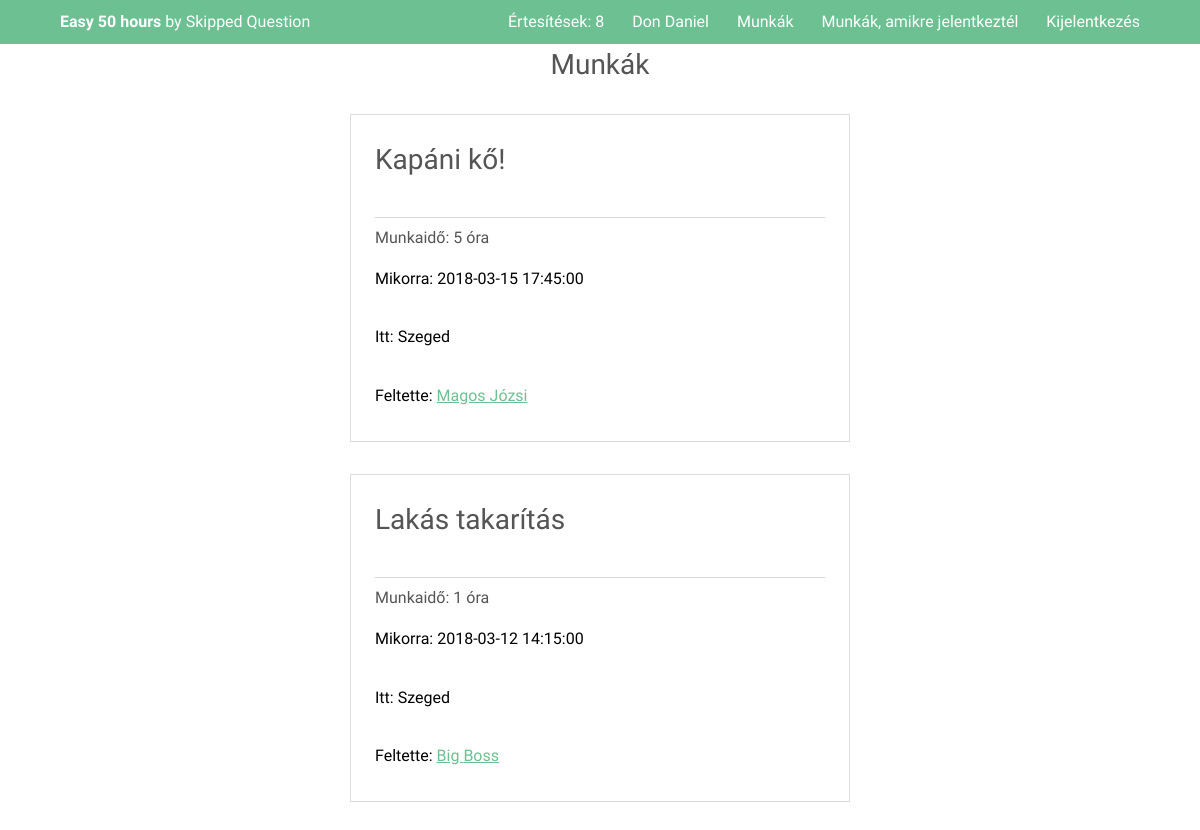
The page /Browse_Jobs.php (signed in) on the database its author committed.
### tables this page shows
CREATE TABLE IF NOT EXISTS `felhasznalok` (
  `id` int(11) NOT NULL AUTO_INCREMENT,
  `keresztnev` varchar(255) NOT NULL,
  `vezeteknev` varchar(255) NOT NULL,
  `email` varchar(255) NOT NULL,
  `jelszo` varchar(255) NOT NULL,
  `email_megerosito` varchar(255) NOT NULL,
  `profil_kep_allapot` int(11) NOT NULL DEFAULT '0',
  `felhasznalo_tipus` tinyint(4) NOT NULL,
  `telefonszam` varchar(50) DEFAULT NULL,
  `facebook_id` varchar(255) DEFAULT NULL,
  `bemutatkozas` text,
  `iskola_id` int(11) DEFAULT NULL,
  `diakigazolvany_szam` varchar(255) DEFAULT NULL,
  `oraszam` int(11) DEFAULT NULL,
  PRIMARY KEY (`id`),
  KEY `iskola_id` (`iskola_id`)
);

CREATE TABLE IF NOT EXISTS `ajanlatok` (
  `id` int(11) NOT NULL AUTO_INCREMENT,
  `munkaado_id` int(11) NOT NULL,
  `felajanlott_oraszam` int(11) NOT NULL,
  `cim` varchar(255) NOT NULL,
  `leiras` text NOT NULL,
  `helyszin` varchar(500) NOT NULL,
  `feltoltve` datetime DEFAULT NULL,
  `munka_idopont` datetime DEFAULT NULL,
  PRIMARY KEY (`id`),
  KEY `munkaado_id` (`munkaado_id`)
);

### Classes/Dbh.php (called while the page is built, shortened)
<?php
class Dbh{
    public function connect(){
        $this->dbServername = "localhost";
        $this->dbUsername = "root";
        $this->password = "";
        $this->dbName = "code4good";
        $this->charset = "utf8mb4";
        try{
        $dsn = 'mysql:host='.$this->dbServername.';dbname='.$this->dbName.';charset='.$this->charset;
        $pdo = new PDO($dsn , $this->dbUsername , $this->password);
        $pdo->setAttribute(PDO::ATTR_ERRMODE, PDO::ERRMODE_EXCEPTION);
        return $pdo;
        }
        catch(PDOException $e){
            echo 'Connection failed: '.$e->getMessage();
        }
    }
}

### Classes/Person.php (called while the page is built, shortened)
<?php
abstract class Person extends Dbh{
    public $id;
    public function setId($id){
        $this->id = $id;
    }
    public function setFirstName($firstName){
        $this->firstName = $firstName;
    }
    public function setLastName($lastName){
        $this->lastName = $lastName;
    }
    public function setUserType($userType){
        $this->userType = $userType;
    }
    public function setAllFromDB(){
        $sqlPerson = $this->connect()->prepare("SELECT * FROM felhasznalok WHERE id = ? ;");
        $sqlPerson->execute([$this->id]);
        $person = $sqlPerson->fetch();
        return $person;
    }
    public static function createPerson($id){
        $pdo = new Dbh;
        $sqlUserType = $pdo->connect()->prepare("SELECT felhasznalo_tipus FROM felhasznalok WHERE id = ? ;");
        $sqlUserType->execute([$id]);
        $userType = $sqlUserType->fetch();
        if($userType['felhasznalo_tipus'] === '0'){
            $student = new Student;
            $student->setId($id);
            return $student;
        }
        else if($userType['felhasznalo_tipus'] === '1'){
            $employer = new Employer;
            $employer->setId($id);
            return $employer;
        }
    }
}

### Classes/Student.php (called while the page is built, shortened)
<?php
class Student extends Person{
    public function setAllFromDB(){
        $person = parent::setAllFromDB();
    }
}

### Classes/BrowseJobs.php (called while the page is built)
<?php
class BrowseJobs extends Dbh{
    public function getALlPostIds($condition){
        $allPostIds = array();
        $sqlAllPostIds = $this->connect()->query('SELECT id FROM ajanlatok '.$condition.';');
        if($sqlAllPostIds->rowCount()){
            while($row = $sqlAllPostIds->fetch()) {
                array_push($allPostIds , $row['id']);
            }
            return $allPostIds;
        }
        else{
            return 0;
        }
    }
}

### Classes/JobPost.php (called while the page is built, shortened)
<?php
class JobPost extends Dbh{
    public $id;
    public $ownerId;
    public function setId($id){
        $this->id = $id;
    }
    public function setOwnerId($ownerId){
        $this->ownerId = $ownerId;
    }
    public function setOfferedHours($offeredHours){
        $this->offeredHours = $offeredHours;
    }
    public function setTitle($title){
        $this->title = $title;
    }
    public function setLocation($location){
        $this->location = $location;
    }
    public function setAppointment($appointment){
        $this->appointment = $appointment;
    }
    public function getOwner(){
        $owner = new Employer();
        $owner->setId($this->ownerId);
        return $owner;
    }
    public function setAllFromDB(){
        $sqlPost = $this->connect()->prepare("SELECT * FROM ajanlatok WHERE id =? ;");
        $sqlPost->execute([$this->id]);
    }
}

### Classes/Employer.php (called while the page is built, shortened)
<?php
class Employer extends Person{
    public function setAllFromDB(){
        $person = parent::setAllFromDB();
    }
}

### Browse_Jobs.php (the view)
<?php
include_once 'Header.php';
include_once 'Classes/BrowseJobs.php';
include_once 'Classes/JobPost.php';
$userNotApplied = "";
if(isset($_SESSION['userId'])){
    $userNotApplied = 'AND jelentkezo_id != "'.$_SESSION['userId'].'"';
}
$condition = 'WHERE id NOT IN (SELECT ajanlat_id FROM ajanlatokra_jelentkezesek WHERE (elfogadva = "1" '.$userNotApplied.' ))';
$jobBrowser = new BrowseJobs;
$allPostIds = $jobBrowser->getAllPostIds($condition);
$allPosts = array();
if ($allPostIds === 0){
    echo '<h2>Nincs ajánlat</h2>';
}
else{
foreach ($allPostIds as $postId){
    $jobPost = new JobPost;
    $jobPost->setId($postId);
    $jobPost->setAllFromDB();
    $allPosts[] = $jobPost;
}
?>
<div class="inner 6u 8u$(small) align-center">
    <h3>Munkák</h3>
</div>
<ul class="alt inner 5u 10u$(small)">
<?php
foreach($allPosts as $post){
    $owner = $post->getOwner();
    $owner->setAllFromDB();
    ?>
    <div class="box">
        <a href="Job.php?id=<?= $post->id ?>" style="text-decoration: none; color: BLACK;">
        <li>
          <h3><?= $post->title ?></h3>
        </li>
        <li>
            <h1>Munkaidő: <?= $post->offeredHours ?> óra</h1>
            <p>Mikorra: <?= $post->appointment ?></p>
            <p>Itt: <?= $post->location ?></p>
            <p>Feltette: <a href="Profile.php?id=<?= $owner->id?>"><?= $owner->lastName ?> <?= $owner->firstName ?></a></p>
        </li>
        </a>
    </div>
        <?php
}
    ?>
</ul>
    <?php
}
include 'Footer.php';
?>

### Header.php (shortened to what this page needs)
<?php
include_once 'Classes/Dbh.php';
include_once 'Classes/Person.php';
include_once 'Classes/Employer.php';
include_once 'Classes/Student.php';
$bodyClass = "subpage";
$homePage = 'Welcome.php';
if(isset($_SESSION['userId'])){
    $user = Person::createPerson($_SESSION['userId']);
    $user->setAllFromDB();
    $user->setNotificationIds();
    $numberOfNotificationes = count($user->notificationIds);
}
?>
<!DOCTYPE HTML>
<html>
	<head>
		<link rel="stylesheet" href="assets/css/main.css" />
	</head>
	<body class="<?= $bodyClass; ?>" >
			<header id="header">
				<div class="inner">
					<a href="<?= $homePage ?>" class="logo"><strong>Easy 50 hours</strong> by Skipped Question</a>
                        <nav id="nav">
                            <?php
                                if(!isset($user)){
                            ?>
                                <a href="Login.php">Bejelnetkezés</a>
                                <a href="Diak_Registration.php">Diák vagyok</a>
                                <a href="Munkaado_Registration.php">Munkaadó vagyok</a>
                            <?php
                                }
                                else if(isset($user)){
                            ?>
                                    <a href="Notificationes.php">Értesítések: <?= $numberOfNotificationes?></a>
                                    <a href="Profile.php?id=<?= $user->id ?>"><?= $user->lastName ?> <?= $user->firstName ?></a>
                                    <?php
                                        if($user->userType === '1'){
                                    ?>
                                    <a href="Munkaado_My_Jobs.php">Ajánlataim</a>
                                    <?php
                                        }
                                        else if($user->userType === '0'){
                                    ?>
                                    <a href="Browse_Jobs.php">Munkák</a>
                                    <a href="Welcome.php">Munkák, amikre jelentkeztél</a>
                                    <?php
                                        }
                                    ?>
                                    <a href="Handlers/Logout_Handler.php">Kijelentkezés</a>
                            <?php
                                }
                            ?>
                        </nav>
				</div>
			</header>

### assets/css/main.css (style rules this page uses)
html, body, div, span, applet, object, iframe, h1, h2, h3, h4, h5, h6, p, blockquote, pre, a, abbr, acronym, address, big, cite, code, del, dfn, em, img, ins, kbd, q, s, samp, small, strike, strong, sub, sup, tt, var, b, u, i, center, dl, dt, dd, ol, ul, li, fieldset, form, label, legend, table, caption, tbody, tfoot, thead, tr, th, td, article, aside, canvas, details, embed, figure, figcaption, footer, header, hgroup, menu, nav, output, ruby, section, summary, time, mark, audio, video { margin: 0; padding: 0; border: 0; font-size: 100%; font: inherit; vertical-align: baseline; }
article, aside, details, figcaption, figure, footer, header, hgroup, menu, nav, section { display: block; }
body { line-height: 1; }
ol, ul { list-style: none; }
body { -webkit-text-size-adjust: none; }
*, *:before, *:after { -moz-box-sizing: border-box; -webkit-box-sizing: border-box; box-sizing: border-box; }
.\36 u, .\36 u\24 { width: 50%; clear: none; margin-left: 0; }
.\35 u, .\35 u\24 { width: 41.6666666667%; clear: none; margin-left: 0; }
body { -ms-overflow-style: scrollbar; }
body { background: #fff; }
body, input, select, textarea { color: #9a9a9a; font-family: "Source Sans Pro", Arial, Helvetica, sans-serif; font-size: 14pt; font-weight: 400; line-height: 1.65; }
@media screen and (max-width: 1680px) { body, input, select, textarea { font-size: 12pt; } }
@media screen and (max-width: 1280px) { body, input, select, textarea { font-size: 12pt; } }
a { color: #6cc091; text-decoration: underline; }
strong, b { color: #555; font-weight: 600; }
p { margin: 0 0 2em 0; }
h1, h2, h3, h4, h5, h6 { color: #555; font-weight: 400; line-height: 1.5; margin: 0 0 1em 0; }
h3 { font-size: 1.75em; }
.align-center { text-align: center; }
.inner { max-width: 75em; margin: 0 auto; }
@media screen and (max-width: 1280px) { .inner { max-width: 90%; } }
.box { border: solid 1px #dbdbdb; margin-bottom: 2em; padding: 1.5em; }
.box > :last-child, .box > :last-child > :last-child, .box > :last-child > :last-child > :last-child { margin-bottom: 0; }
ul { list-style: disc; margin: 0 0 2em 0; padding-left: 1em; }
ul li { padding-left: 0.5em; }
ul.alt { list-style: none; padding-left: 0; }
ul.alt li { border-top: solid 1px #dbdbdb; padding: 0.5em 0; }
ul.alt li:first-child { border-top: 0; padding-top: 0; }
.subpage { padding-top: 44px; }
.subpage #header { background: #6cc091; top: 0; height: 44px; line-height: 44px; position: fixed; }
#header { color: #fff; cursor: default; height: 3.25em; left: 0; line-height: 3.25em; position: absolute; text-align: right; top: 2em; width: 100%; z-index: 10001; }
#header .inner { margin: 0 auto; position: relative; }
#header .logo { color: #ffffff; display: inline-block; font-weight: 400; height: inherit; left: 0; line-height: inherit; margin: 0; padding: 0; position: absolute; top: 0; font-size: 1em; }
#header .logo strong { color: #ffffff; font-weight: 600; }
#header a { -moz-transition: color 0.2s ease-in-out; -webkit-transition: color 0.2s ease-in-out; -ms-transition: color 0.2s ease-in-out; transition: color 0.2s ease-in-out; display: inline-block; padding: 0 0.75em; color: inherit; text-decoration: none; font-size: 1em; }
#header a:last-child { padding-right: 0; }
#navPanel a:not(.close) { border-top: solid 1px #8dcca9; color: #daefe3; font-weight: 600; display: block; padding: 0.75em 0; text-decoration: none; font-weight: 400; }
#navPanel a:not(.close):first-child { border: none; }

### rows shown on the page
felhasznalok: vezeteknev "Don", keresztnev "Daniel"
ajanlatok: cim "Kapáni kő!", felajanlott_oraszam "5", munka_idopont "2018-03-15 17:45:00", helyszin "Szeged", munkaado.vezeteknev "Magos", munkaado.keresztnev "Józsi"
ajanlatok: cim "Lakás takarítás", felajanlott_oraszam "1", munka_idopont "2018-03-12 14:15:00", helyszin "Szeged", munkaado.vezeteknev "Big", munkaado.keresztnev "Boss"

### other values the page prints
$numberOfNotificationes "8"
